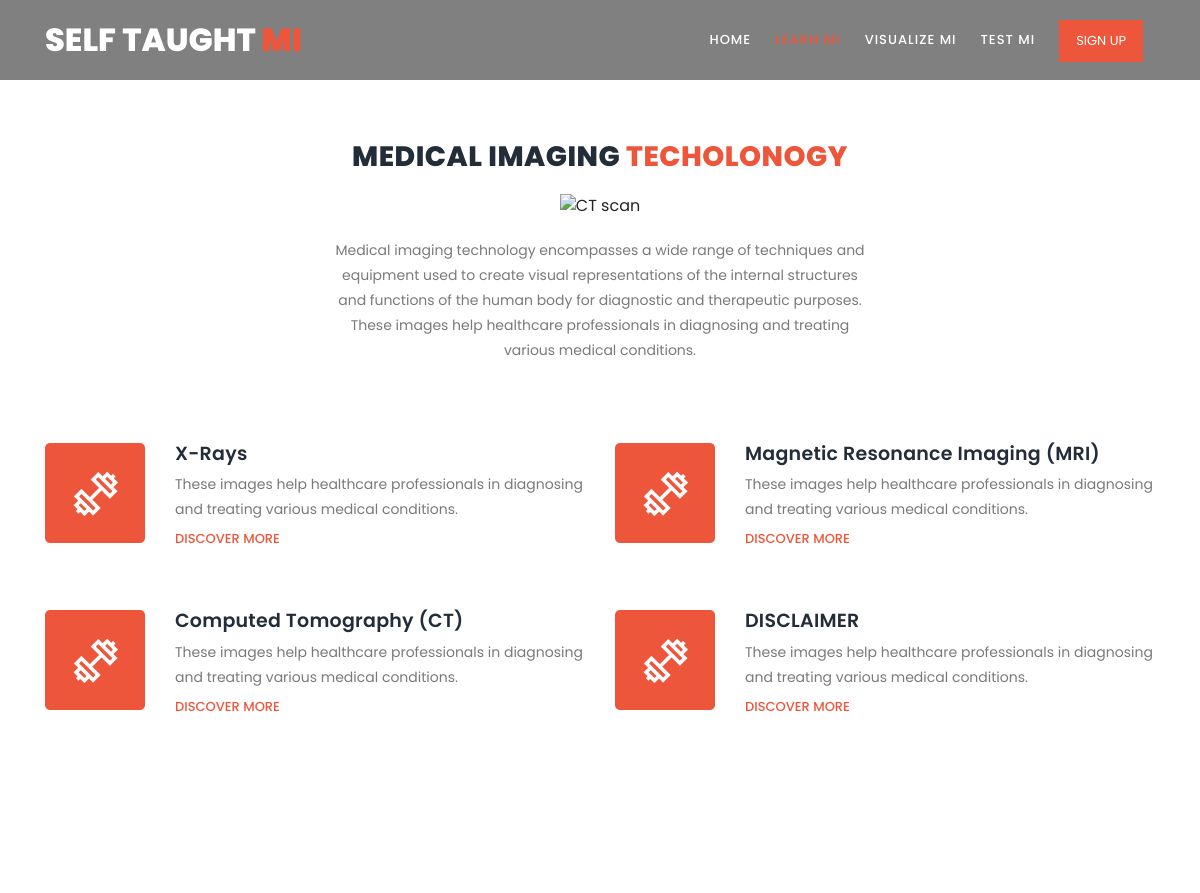
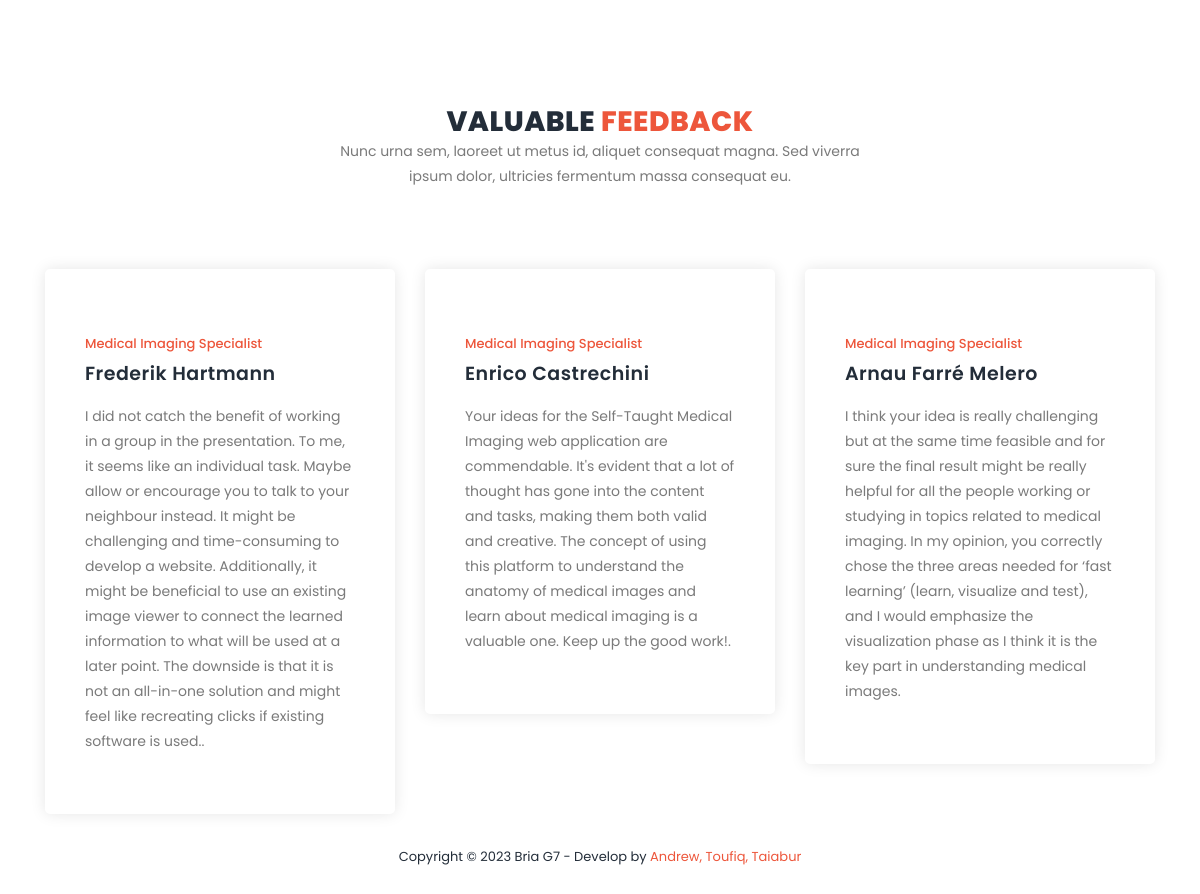
The app's page /tutorial with its own data (2 pictures, top to bottom).
### tables this page shows
CREATE TABLE tutorials (
    tutorial_id INTEGER PRIMARY KEY,
    logo VARCHAR(255),
    Title VARCHAR(255) NOT NULL,
    Description TEXT,
    Details TEXT,
    content_type VARCHAR(50),
    level_id INT,
    category_id INT,
    Status VARCHAR(20),
    created_at TIMESTAMP DEFAULT CURRENT_TIMESTAMP,
    FOREIGN KEY (level_id) REFERENCES level (level_id),
    FOREIGN KEY (category_id) REFERENCES category (category_id)
);

### views.py (the view)
@app.route('/tutorial')
def tutorial():
    conn = get_db_connection()
    category_cursor = conn.execute('SELECT category_id, description AS total_quantity FROM tutorials GROUP BY category_id ORDER BY tutorial_id ASC')
    categories = category_cursor.fetchall()
    conn.close()
    return render_template('tutorial.html',categories=categories,)

### admin.py (called while the page is built)
@app.before_request
def check_admin_access():
    if request.endpoint and request.endpoint.startswith('admin'):
        if not is_admin():
            return redirect(url_for('hello'))

### views.py (called while the page is built)
def get_db_connection():
    conn = sqlite3.connect('database.db')
    conn.row_factory = sqlite3.Row
    return conn

### templates/tutorial.html
{% extends 'base.html' %}
{% block content %}
    <section class="section" id="features">
        <div class="container">
            <div class="row">
                <div class="col-lg-6 offset-lg-3">
                    <div class="section-heading">
                        <h2>Medical imaging
                            <em>techolonogy</em></h2>
                        <img src="{{ url_for('static',filename='assets/mi-images/CT_Scan_General_Illustration.jpg') }}" alt="CT scan" width="256">
                        <p>Medical imaging technology encompasses a wide range of techniques and equipment used to create visual representations of the internal structures and functions of the human body for diagnostic and therapeutic purposes. These images help healthcare professionals in diagnosing and treating various medical conditions.</p>
                    </div>
                </div>
                <div class="col-lg-6">
                    <ul class="features-items">
                        {% if categories %}
                            {% set catlen = categories | length %}
                        {% else %}
                            {% set catlen = 0 %}
                        {% endif %}
                        {% for cat in categories %}
                        {% if loop.index <= 2 %}
                        <li class="feature-item">
                            <div class="left-icon">
                                <img src="{{ url_for('static',filename='assets/images/features-first-icon.png') }}" alt="First One">
                            </div>
                            <div class="right-content">
                                <h4>{{ cat.category_id }}</h4>
                                <p>These images help healthcare professionals in diagnosing and treating various medical conditions.
                                </p>
                                <a href="{{url_for('tuto', category=cat.category_id)}}" class="text-button">Discover More</a>
                            </div>
                        </li>
                        {% endif %}
                        {% endfor %}
                    </ul>
                </div>
                <div class="col-lg-6">
                    <ul class="features-items">
                        {% for cat in categories %}
                        {% if loop.index > 2 and loop.index <= 4 %}
                        <li class="feature-item">
                            <div class="left-icon">
                                <img src="{{ url_for('static',filename='assets/images/features-first-icon.png') }}" alt="fourth muscle">
                            </div>
                            <div class="right-content">
                                <h4>{{ cat.category_id }}</h4>
                                <p>These images help healthcare professionals in diagnosing and treating various medical conditions.                                </p>
                                <a href="{{url_for('tuto', category=cat.category_id)}}" class="text-button">Discover More</a>
                            </div>
                        </li>
                        {% endif %}
                        {% endfor %}
                    </ul>
                </div>
            </div>
        </div>
    </section>
    {% endblock %}

### static/assets/css/templatemo-training-studio.css (style rules this page uses)
html, body, div, span, applet, object, iframe, h1, h2, h3, h4, h5, h6, p, blockquote, div pre, a, abbr, acronym, address, big, cite, code, del, dfn, em, font, img, ins, kbd, q, s, samp, small, strike, strong, sub, sup, tt, var, b, u, i, center, dl, dt, dd, ol, ul, li, figure, header, nav, section, article, aside, footer, figcaption { margin: 0; padding: 0; border: 0; outline: 0; }
ul, li { padding: 0; margin: 0; list-style: none; }
header, nav, section, article, aside, footer, hgroup { display: block; }
* { box-sizing: border-box; }
html, body { font-family: 'Poppins', sans-serif; font-weight: 400; background-color: #fff; font-size: 16px; -ms-text-size-adjust: 100%; -webkit-font-smoothing: antialiased; -moz-osx-font-smoothing: grayscale; }
a { text-decoration: none !important; }
h1, h2, h3, h4, h5, h6 { margin-top: 0px; margin-bottom: 0px; }
ul { margin-bottom: 0px; }
p { font-size: 14px; line-height: 25px; color: #7a7a7a; }
html, body { background: #fff; font-family: 'Poppins', sans-serif; }
.section-heading { text-align: center; margin-top: 140px; margin-bottom: 80px; }
.section-heading h2 { font-size: 28px; font-weight: 800; color: #232d39; text-transform: uppercase; letter-spacing: 0.5px; margin-top: 0px; margin-bottom: 0px; }
.section-heading h2 em { font-style: normal; color: #ed563b; }
.section-heading img { margin: 20px auto; }
#features { margin-bottom: 80px; }
.feature-item { display: inline-block; margin-bottom: 60px; }
.feature-item .left-icon img { float: left; margin-right: 30px; }
.feature-item .right-content { display: inline; }
.feature-item .right-content h4 { margin-top: 0px; margin-bottom: 7px; letter-spacing: 0.25px; color: #232d39; font-size: 19px; font-weight: 600; text-transform: capitalize; }
.feature-item .right-content a.text-button { margin-top: 7px; display: inline-block; font-size: 13px; text-transform: uppercase; color: #ed563b; font-weight: 500; }

### records on screen
tutorials: category_id "X-Rays"
tutorials: category_id "Computed Tomography (CT)"
tutorials: category_id "Magnetic Resonance Imaging (MRI)"
tutorials: category_id "DISCLAIMER"
